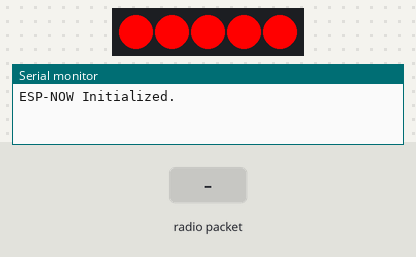
A sketch run on a simulated ESP8266 (NodeMCU). On the bench: 5 RGB LEDs in strip order, left to right, the last lines printed to the serial monitor. Inputs (shaded band) come from the test bench.

Above: at 1.2 s.
1.3 s: radio packet "1" arrives
At 2.5 s:
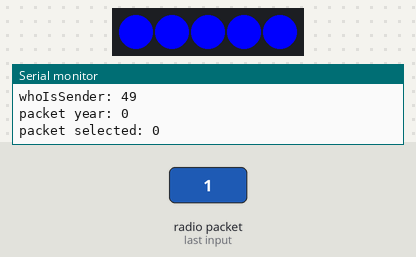
Timing chart, 0 to 4.3 s (numbered marks = the images above; inputs shaded):
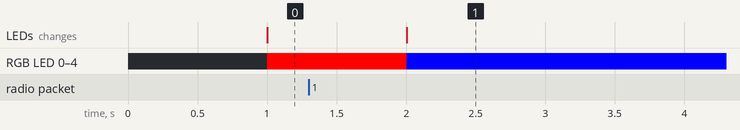

The sketch:

receiver.ino
```cpp
// (licence header left out)
//ESP Now connectivity
#include<ESP8266WiFi.h>
#include<espnow.h>

#define WIFI_CHANNEL    1

#include <FastLED.h>
const int NUM_LEDS = 5;
const int DATA_PIN = 5;
CRGB leds[NUM_LEDS];


//BC:FF:4D:81:7D:DD
uint8_t receiverAddress[] = {0xBC, 0xFF, 0x4D, 0x81, 0x7D, 0xDD};   // CONTROLLER
enum nodeStates {
  ALL,
  SMOKE,
  BUILDINGS,
  SOUND,
  LEDs
};

//DEFINES which commands the esp is listening to: by default it listens to ALL and itself(whoAmI).
//Change this to the purpose of your node! check the possibilities in the enum above!
enum nodeStates whoAmI = LEDs;
//defines how often your actuate function gets called! 1000=once every second.
int actuateInterval = 1000;

//interval for sending
int interval = 3000;
//which node is selected by the controller
enum nodeStates selected = ALL;

struct __attribute__((packed)) dataPacket {
  enum nodeStates whoAmI;
  int year;
  enum nodeStates selected;
};


int startTime = 0;
int actuateTime = 0;
int year = 0;

void transmissionComplete(uint8_t *receiver_mac, uint8_t transmissionStatus) {
  if (transmissionStatus == 0) {
    Serial.println("Data sent successfully");
  } else {
    Serial.print("Error code: ");
    Serial.println(transmissionStatus);
  }
}

void dataReceived(uint8_t *senderMac, uint8_t *data, uint8_t dataLength) {
  char macStr[18];
  dataPacket packet;

  snprintf(macStr, sizeof(macStr), "%02x:%02x:%02x:%02x:%02x:%02x", senderMac[0], senderMac[1], senderMac[2], senderMac[3], senderMac[4], senderMac[5]);

  Serial.println();
  Serial.print("Received data from: ");
  Serial.println(macStr);

  memcpy(&packet, data, sizeof(packet));

  Serial.print("whoIsSender: ");
  Serial.println(packet.whoAmI);
  Serial.print("packet year: ");
  Serial.println(packet.year);
  Serial.print("packet selected: ");
  Serial.println(packet.selected);
  year = packet.year;
  selected = packet.selected;
}

void setup() {
  Serial.begin(115200);     // initialize serial port

  startTime = millis();
  actuateTime = millis();

  FastLED.addLeds<WS2811, 5, GRB>(leds, NUM_LEDS);

  WiFi.mode(WIFI_STA);
  WiFi.disconnect();        // we do not want to connect to a WiFi network

  if (esp_now_init() != 0) {
    Serial.println("ESP-NOW initialization failed");
    year = 0;
    return;
  }

  esp_now_set_self_role(ESP_NOW_ROLE_COMBO);
  esp_now_register_send_cb(transmissionComplete);         // this function will get called once all data is sent
  esp_now_register_recv_cb(dataReceived);               // this function will get called whenever we receive data
  esp_now_add_peer(receiverAddress, ESP_NOW_ROLE_COMBO, WIFI_CHANNEL, NULL, 0);
  Serial.println("ESP-NOW Initialized.");
}

void loop() {
  if (millis() - startTime >= interval) {
    startTime = millis();
    dataPacket packet;

    packet.selected = selected;
    packet.year = year;
    packet.whoAmI = whoAmI;
    esp_now_send(receiverAddress, (uint8_t *) &packet, sizeof(packet));
  }
  if (millis() - actuateTime >= actuateInterval) {
    actuateTime = millis();
    if (selected == whoAmI || selected == ALL) {
      doActuate();
    }
  }
  FastLED.show();
}

bool switch1 = true;
void doActuate() {
  //PUT CODE HERE FOR YOUR ACTUATOR!
  for (int i = 0; i <= NUM_LEDS; i++) {
    if (switch1) {
      leds[i] = CRGB::Red;
    } else {
      leds[i] = CRGB::Blue;
    }
  }
  switch1 = !switch1;
}
```
